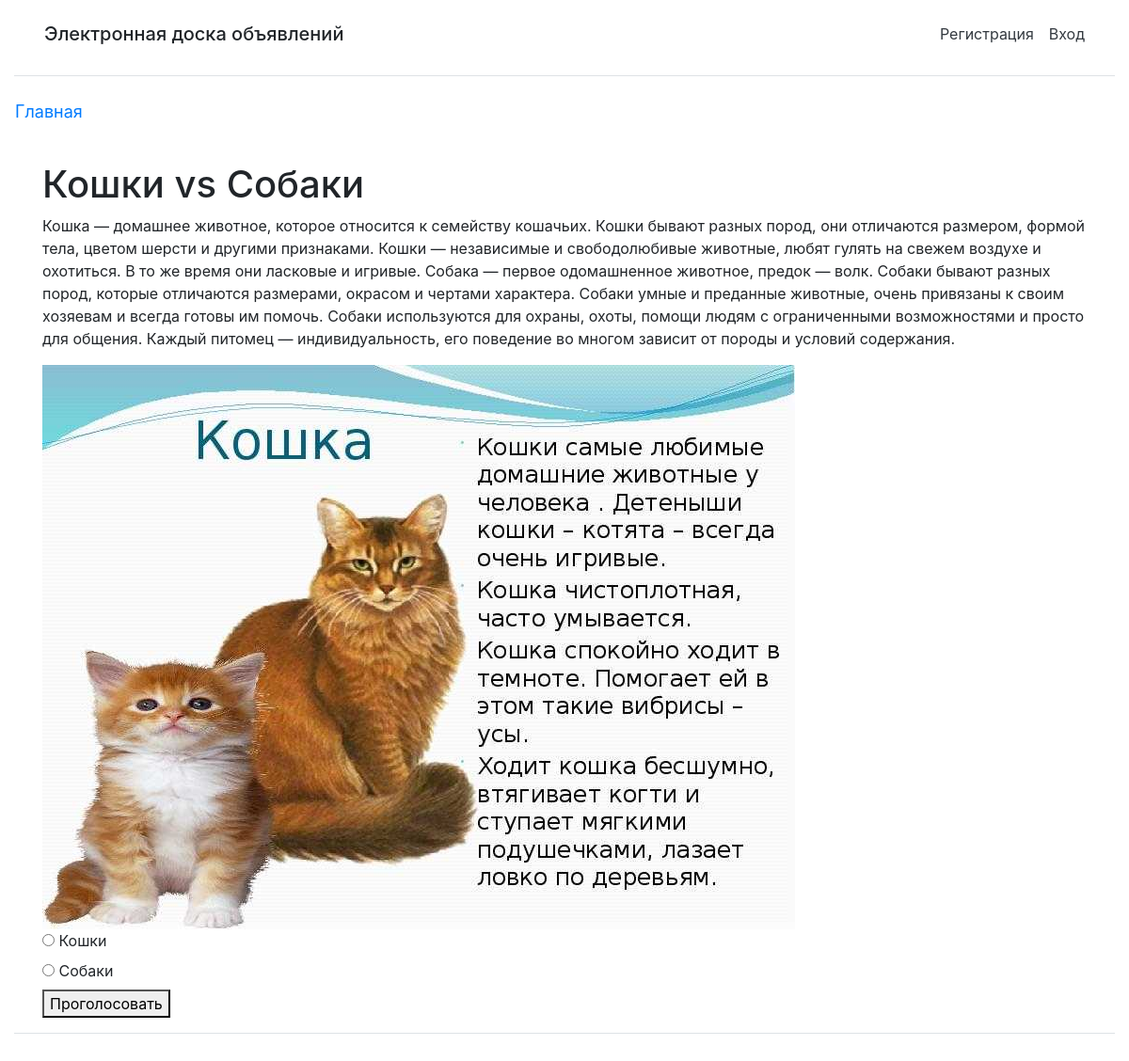
Screenshot of /question/2/ with the database file from the repository.
### app/models.py (models this page shows, shortened)
class Question(models.Model):
    title = models.CharField(max_length=200, verbose_name="Заголовок вопроса")
    short_description = models.TextField(max_length=500, verbose_name="Краткое описания")
    full_description = models.TextField(verbose_name="Полное описание")
    image = models.ImageField(upload_to='question_images/', blank=True, null=True, verbose_name="Фото для вопроса")
    created_at = models.DateTimeField(auto_now_add=True, verbose_name="Дата создания голосования")
    expires_at = models.DateTimeField(verbose_name="Дата окончания голосования")
    class Meta:
        verbose_name = "Вопрос"
        verbose_name_plural = "Вопросы"

class Choice(models.Model):
    question = models.ForeignKey(Question, on_delete=models.CASCADE, related_name='choices', verbose_name='Вопрос')
    text = models.CharField(max_length=200, verbose_name="Текст варианта")
    class Meta:
        verbose_name = "Вариант ответа"
        verbose_name_plural = "Варианты ответов"

### app/views.py (the view)
# urls.py: path('question/<int:pk>/', QuestionDetailView.as_view(), name='question_detail'),
class QuestionDetailView(DetailView):
    model = Question
    template_name = 'app/question_detail.html'
    context_object_name = 'question'
    def get_context_data(self, **kwargs):
        context = super().get_context_data(**kwargs)
        question = self.get_object()
        user_has_voted = False
        if self.request.user.is_authenticated:
            user_has_voted = Vote.objects.filter(user=self.request.user, choice__question=question).exists()
        context["user_has_voted"] = user_has_voted
        if user_has_voted:
                context['results'] = question.get_results()
        return context

### templates/app/question_detail.html (shortened to what this page needs)
{% extends "app/basic.html" %}
{% block content %}
<h1>{{ question.title }}</h1>
<p>{{ question.full_description }}</p>
{% if question.image %}
    <img src="{{ question.image.url }}" alt="Изображение к вопросу">
{% endif %}
{% if user_has_voted %}
    <h3>Результаты голосования:</h3>
    <ul>
        {% for result in results %}
            <li>{{ result.choice }}: {{ result.votes }} голосов ({{ result.percentage }}%)</li>
        {% endfor %}
    </ul>
{% else %}
    <form method="post" action="{% url 'app:vote' pk=question.pk %}">
        {% for choice in question.choices.all %}
            <label>
                <input type="radio" name="choice" value="{{ choice.pk }}"> {{ choice.text }}
            </label><br>
        {% endfor %}
        <button type="submit">Проголосовать</button>
    </form>
{% endif %}
{% endblock %}

### rows the page displays
Question: title "Кошки vs Собаки", full_description "Кошка — домашнее животное, которое относится к семейству кошачьих. Кошки бывают разных пород, они отличаются размером, формой тела, цветом шерсти и другими признаками. Кошки — независимые и свободолюбивые животные, любят гулять на свежем воздухе и охотиться. В то же время они ласковые и игривые. Собака — первое одомашненное животное, предок — волк. Собаки бывают разных пород, которые отличаются размерами, окрасом и чертами характера. Собаки умные и преданные животные, очень привязаны к своим хозяевам и всегда готовы им помочь. Собаки используются для охраны, охоты, помощи людям с ограниченными возможностями и просто для общения. Каждый питомец — индивидуальность, его поведение во многом…", image (picture)
Choice: text "Кошки"
Choice: text "Собаки"
